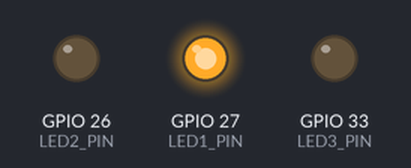
The sketch below on a simulated ESP32. Parts: output pins drawn as LEDs (lit = HIGH).

Above: at 0.05 s.
At 1.35 s:
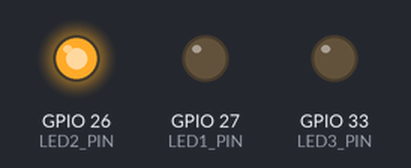
At 2.65 s:
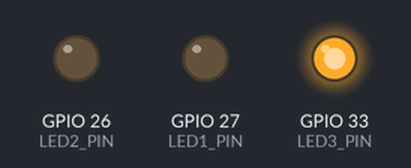
Timing chart, 0 to 3.0 s (numbered marks = the images above):
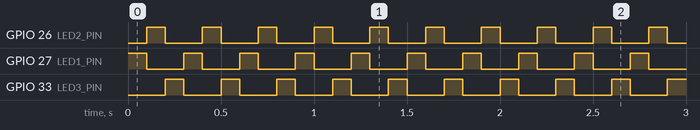

Measured:
- by itself, GPIO 26 (LED2_PIN), GPIO 27 (LED1_PIN), GPIO 33 (LED3_PIN): alternates HIGH for 0.10 s and LOW for 0.20 s

The sketch:

triple_led.ino
```cpp
#define LED1_PIN 27
#define LED2_PIN 26
#define LED3_PIN 33

void setup() {
  pinMode(LED1_PIN, OUTPUT);
  pinMode(LED2_PIN, OUTPUT);
  pinMode(LED3_PIN, OUTPUT);
}

void loop() {
  digitalWrite(LED1_PIN, HIGH);
  digitalWrite(LED2_PIN, LOW);
  digitalWrite(LED3_PIN, LOW);
  delay(100);

  digitalWrite(LED1_PIN, LOW);
  digitalWrite(LED2_PIN, HIGH);
  digitalWrite(LED3_PIN, LOW);
  delay(100);

  digitalWrite(LED1_PIN, LOW);
  digitalWrite(LED2_PIN, LOW);
  digitalWrite(LED3_PIN, HIGH);
  delay(100);
}
```
